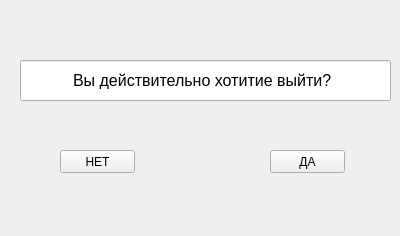
<?xml version="1.0" encoding="UTF-8"?>
<ui version="4.0">
 <class>Form</class>
 <widget class="QWidget" name="Form">
  <property name="geometry">
   <rect>
    <x>0</x>
    <y>0</y>
    <width>400</width>
    <height>236</height>
   </rect>
  </property>
  <property name="windowTitle">
   <string>Form</string>
  </property>
  <widget class="QLineEdit" name="lineEdit">
   <property name="geometry">
    <rect>
     <x>20</x>
     <y>60</y>
     <width>371</width>
     <height>41</height>
    </rect>
   </property>
   <property name="font">
    <font>
     <pointsize>12</pointsize>
    </font>
   </property>
   <property name="text">
    <string>Вы действительно хотитие выйти? </string>
   </property>
   <property name="alignment">
    <set>Qt::AlignCenter</set>
   </property>
  </widget>
  <widget class="QPushButton" name="pushButton">
   <property name="geometry">
    <rect>
     <x>270</x>
     <y>150</y>
     <width>75</width>
     <height>23</height>
    </rect>
   </property>
   <property name="text">
    <string>ДА</string>
   </property>
  </widget>
  <widget class="QPushButton" name="pushButton_2">
   <property name="geometry">
    <rect>
     <x>60</x>
     <y>150</y>
     <width>75</width>
     <height>23</height>
    </rect>
   </property>
   <property name="text">
    <string>НЕТ</string>
   </property>
  </widget>
 </widget>
 <resources/>
 <connections/>
</ui>
